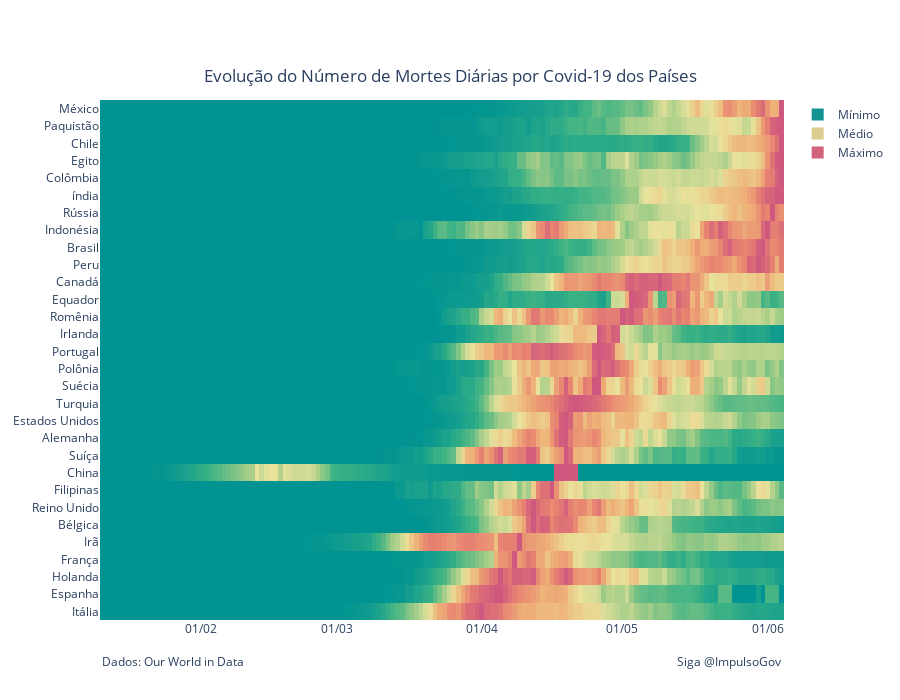

Notebook code for this chart:
### Markdown cell above
## Mapa de Calor - Páises

### Code cell
prepare_heatmap(df_world, place_type="country_pt", mavg_days=7, 
                title='Evolução do Número de Mortes Diárias por Covid-19 dos Países',
               datasource='Our World in Data'
               )

### Figure 1 — Plotly figure (JSON) as saved in the notebook; plotly's stock layout.template omitted (floating-point values rounded to 4 significant figures; data arrays with more than 128 entries replaced by an {"elided": "..."} marker saying what was removed)
{"data": [{"colorscale": [[0, "rgb(0, 147, 146)"], [0.1667, "rgb(57, 177, 133)"], [0.3333, "rgb(156, 203, 134)"], [0.5, "rgb(233, 226, 156)"], [0.6667, "rgb(238, 180, 121)"], [0.8333, "rgb(232, 132, 113)"], [1, "rgb(207, 89, 126)"]], "hoverinfo": "text", "hovertext": {"elided": "30x146 str values"}, "showscale": false, "type": "heatmap", "x": {"elided": "146 str values"}, "y": ["Itália", "Espanha", "Holanda", "França", "Irã", "Bélgica", "Reino Unido", "Filipinas", "China", "Suíça", "Alemanha", "Estados Unidos", "Turquia", "Suécia", "Polônia", "Portugal", "Irlanda", "Romênia", "Equador", "Canadá", "Peru", "Brasil", "Indonésia", "Rússia", "índia", "Colômbia", "Egito", "Chile", "Paquistão", "México"], "z": {"elided": "30x146 float values"}}, {"marker": {"color": "#159392", "size": 12, "symbol": "square"}, "mode": "markers", "name": "Mínimo", "showlegend": true, "type": "scatter", "x": [null], "y": [null]}, {"marker": {"color": "#ddcc90", "size": 12, "symbol": "square"}, "mode": "markers", "name": "Médio", "showlegend": true, "type": "scatter", "x": [null], "y": [null]}, {"marker": {"color": "#d1637d", "size": 12, "symbol": "square"}, "mode": "markers", "name": "Máximo", "showlegend": true, "type": "scatter", "x": [null], "y": [null]}], "layout": {"annotations": [{"showarrow": false, "text": "Siga @ImpulsoGov", "x": 1, "xref": "paper", "y": -0.1, "yref": "paper"}, {"showarrow": false, "text": "Dados: Our World in Data", "x": 0, "xref": "paper", "y": -0.1, "yref": "paper"}], "height": 700, "margin": {"l": 100, "r": 100, "t": 100}, "plot_bgcolor": "rgba(0,0,0,0)", "title": {"text": "Evolução do Número de Mortes Diárias por Covid-19 dos Países", "x": 0.5, "xanchor": "center", "y": 0.9, "yanchor": "auto"}, "xaxis": {"domain": [0, 1], "tickformat": "%d/%m"}, "yaxis": {"tickmode": "linear"}}}
